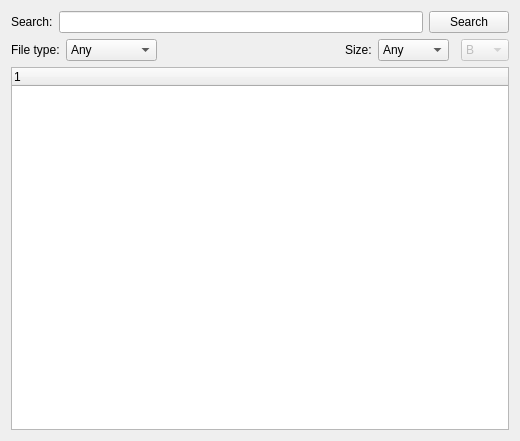
<?xml version="1.0" encoding="UTF-8"?>
<ui version="4.0">
 <class>SearchWidget</class>
 <widget class="QWidget" name="SearchWidget">
  <property name="geometry">
   <rect>
    <x>0</x>
    <y>0</y>
    <width>520</width>
    <height>441</height>
   </rect>
  </property>
  <property name="windowTitle">
   <string>Search form</string>
  </property>
  <layout class="QVBoxLayout" name="verticalLayout">
   <item>
    <layout class="QHBoxLayout" name="horizontalLayout">
     <item>
      <widget class="QLabel" name="label">
       <property name="text">
        <string>Search:</string>
       </property>
       <property name="buddy">
        <cstring>pSearchLine</cstring>
       </property>
      </widget>
     </item>
     <item>
      <widget class="KLineEdit" name="pSearchLine">
       <property name="toolTip">
        <string>Type searched string here</string>
       </property>
      </widget>
     </item>
     <item>
      <widget class="QPushButton" name="pSearchButton">
       <property name="toolTip">
        <string>Start searching</string>
       </property>
       <property name="text">
        <string>Search</string>
       </property>
      </widget>
     </item>
    </layout>
   </item>
   <item>
    <layout class="QHBoxLayout" name="horizontalLayout_2">
     <item>
      <widget class="QLabel" name="label_2">
       <property name="text">
        <string>File type:</string>
       </property>
       <property name="buddy">
        <cstring>pTypeCombo</cstring>
       </property>
      </widget>
     </item>
     <item>
      <widget class="KComboBox" name="pTypeCombo">
       <property name="toolTip">
        <string>Select file type</string>
       </property>
       <item>
        <property name="text">
         <string>Any</string>
        </property>
       </item>
       <item>
        <property name="text">
         <string>Audio</string>
        </property>
       </item>
       <item>
        <property name="text">
         <string>Archive</string>
        </property>
       </item>
       <item>
        <property name="text">
         <string>Document</string>
        </property>
       </item>
       <item>
        <property name="text">
         <string>Executable</string>
        </property>
       </item>
       <item>
        <property name="text">
         <string>Picture</string>
        </property>
       </item>
       <item>
        <property name="text">
         <string>Video</string>
        </property>
       </item>
       <item>
        <property name="text">
         <string>Directory</string>
        </property>
       </item>
       <item>
        <property name="text">
         <string>TTH</string>
        </property>
       </item>
      </widget>
     </item>
     <item>
      <spacer name="horizontalSpacer">
       <property name="orientation">
        <enum>Qt::Horizontal</enum>
       </property>
       <property name="sizeHint" stdset="0">
        <size>
         <width>40</width>
         <height>20</height>
        </size>
       </property>
      </spacer>
     </item>
     <item>
      <widget class="QLabel" name="label_3">
       <property name="text">
        <string>Size:</string>
       </property>
       <property name="buddy">
        <cstring>pSizeCombo</cstring>
       </property>
      </widget>
     </item>
     <item>
      <widget class="KComboBox" name="pSizeCombo">
       <property name="toolTip">
        <string>Select size filtering method</string>
       </property>
       <item>
        <property name="text">
         <string>Any</string>
        </property>
       </item>
       <item>
        <property name="text">
         <string>At least</string>
        </property>
       </item>
       <item>
        <property name="text">
         <string>At most</string>
        </property>
       </item>
      </widget>
     </item>
     <item>
      <widget class="KDoubleNumInput" name="pSizeInput">
       <property name="enabled">
        <bool>false</bool>
       </property>
       <property name="toolTip">
        <string>Size threshold</string>
       </property>
      </widget>
     </item>
     <item>
      <widget class="KComboBox" name="pUnitsCombo">
       <property name="enabled">
        <bool>false</bool>
       </property>
       <property name="toolTip">
        <string>Size units</string>
       </property>
       <item>
        <property name="text">
         <string>B</string>
        </property>
       </item>
       <item>
        <property name="text">
         <string>KB</string>
        </property>
       </item>
       <item>
        <property name="text">
         <string>MB</string>
        </property>
       </item>
       <item>
        <property name="text">
         <string>GB</string>
        </property>
       </item>
      </widget>
     </item>
    </layout>
   </item>
   <item>
    <widget class="QTreeWidget" name="treeWidget">
     <column>
      <property name="text">
       <string notr="true">1</string>
      </property>
     </column>
    </widget>
   </item>
  </layout>
 </widget>
 <customwidgets>
  <customwidget>
   <class>KComboBox</class>
   <extends>QComboBox</extends>
   <header>kcombobox.h</header>
  </customwidget>
  <customwidget>
   <class>KDoubleNumInput</class>
   <extends>QWidget</extends>
   <header>knuminput.h</header>
  </customwidget>
  <customwidget>
   <class>KLineEdit</class>
   <extends>QLineEdit</extends>
   <header>klineedit.h</header>
  </customwidget>
 </customwidgets>
 <resources/>
 <connections>
  <connection>
   <sender>pSearchLine</sender>
   <signal>returnPressed()</signal>
   <receiver>SearchWidget</receiver>
   <slot>onSearch()</slot>
   <hints>
    <hint type="sourcelabel">
     <x>114</x>
     <y>32</y>
    </hint>
    <hint type="destinationlabel">
     <x>140</x>
     <y>87</y>
    </hint>
   </hints>
  </connection>
  <connection>
   <sender>pSearchButton</sender>
   <signal>clicked()</signal>
   <receiver>SearchWidget</receiver>
   <slot>onSearch()</slot>
   <hints>
    <hint type="sourcelabel">
     <x>484</x>
     <y>25</y>
    </hint>
    <hint type="destinationlabel">
     <x>521</x>
     <y>41</y>
    </hint>
   </hints>
  </connection>
  <connection>
   <sender>pSizeCombo</sender>
   <signal>activated(int)</signal>
   <receiver>SearchWidget</receiver>
   <slot>onSizeMethodChanged(int)</slot>
   <hints>
    <hint type="sourcelabel">
     <x>316</x>
     <y>52</y>
    </hint>
    <hint type="destinationlabel">
     <x>519</x>
     <y>94</y>
    </hint>
   </hints>
  </connection>
 </connections>
 <slots>
  <slot>onSearch()</slot>
  <slot>onSizeMethodChanged(int)</slot>
 </slots>
</ui>
